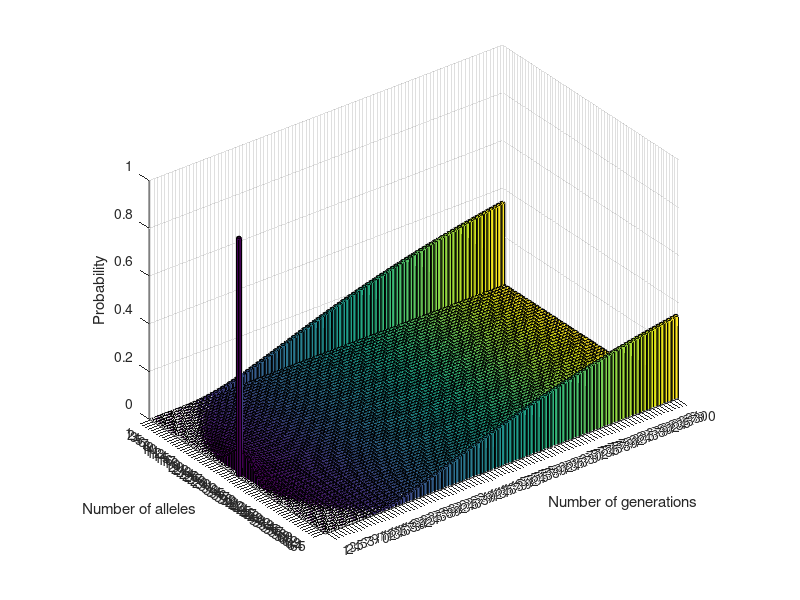

MATLAB code for this plot:
% define population size
pop_size = 32;

% define number of generations
n_gen = 100;

% initialize transition matrix
P = zeros(2 * pop_size + 1, 2 * pop_size + 1);

% use for loops to build the matrix
for i=0:(2 * pop_size)
    for j=0:(2 * pop_size)
        P(j + 1, i + 1) = nchoosek(2 * pop_size, j) *...
            (i / (2 * pop_size))^j *...
            (1 - i / (2 * pop_size))^(2 * pop_size - j);
    end
end

% initialize vector for allele frequency
X = zeros(2 * pop_size + 1, n_gen);

% initilize the first vector
X(pop_size + 1, 1) = 1.0;

% apply the matrix on each generation
for k=2:n_gen
    X(:, k) = P * X(:, k - 1);
end

bar3(X)
ylabel('Number of alleles')
xlabel('Number of generations')
zlabel('Probability')